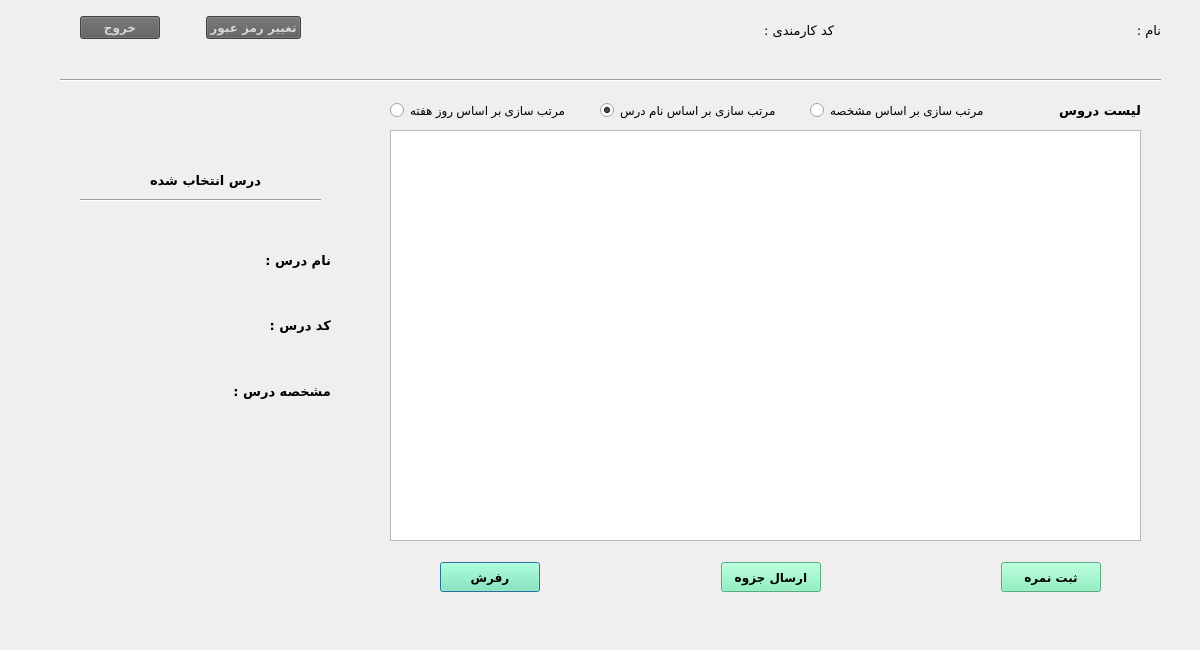
<?xml version="1.0" encoding="UTF-8"?>
<ui version="4.0">
 <class>TeacherMainDialog</class>
 <widget class="QDialog" name="TeacherMainDialog">
  <property name="geometry">
   <rect>
    <x>0</x>
    <y>0</y>
    <width>1200</width>
    <height>650</height>
   </rect>
  </property>
  <property name="windowTitle">
   <string>صفحه اصلی استاد</string>
  </property>
  <property name="layoutDirection">
   <enum>Qt::LeftToRight</enum>
  </property>
  <widget class="QWidget" name="layoutWidget">
   <property name="geometry">
    <rect>
     <x>440</x>
     <y>560</y>
     <width>661</width>
     <height>35</height>
    </rect>
   </property>
   <layout class="QHBoxLayout" name="horizontalLayout">
    <item>
     <widget class="QPushButton" name="pushButton_refresh">
      <property name="minimumSize">
       <size>
        <width>100</width>
        <height>30</height>
       </size>
      </property>
      <property name="font">
       <font>
        <family>B Nazanin</family>
        <pointsize>9</pointsize>
        <weight>75</weight>
        <bold>true</bold>
       </font>
      </property>
      <property name="styleSheet">
       <string notr="true">background-color:rgb(118, 240, 179)</string>
      </property>
      <property name="text">
       <string>رفرش</string>
      </property>
     </widget>
    </item>
    <item>
     <spacer name="horizontalSpacer_3">
      <property name="orientation">
       <enum>Qt::Horizontal</enum>
      </property>
      <property name="sizeHint" stdset="0">
       <size>
        <width>40</width>
        <height>20</height>
       </size>
      </property>
     </spacer>
    </item>
    <item>
     <widget class="QPushButton" name="pushButton_3">
      <property name="minimumSize">
       <size>
        <width>100</width>
        <height>30</height>
       </size>
      </property>
      <property name="font">
       <font>
        <family>B Nazanin</family>
        <pointsize>9</pointsize>
        <weight>75</weight>
        <bold>true</bold>
       </font>
      </property>
      <property name="styleSheet">
       <string notr="true">background-color:rgb(118, 240, 179)</string>
      </property>
      <property name="text">
       <string>ارسال جزوه</string>
      </property>
     </widget>
    </item>
    <item>
     <spacer name="horizontalSpacer_4">
      <property name="orientation">
       <enum>Qt::Horizontal</enum>
      </property>
      <property name="sizeHint" stdset="0">
       <size>
        <width>40</width>
        <height>20</height>
       </size>
      </property>
     </spacer>
    </item>
    <item>
     <widget class="QPushButton" name="pushButton_SetScore">
      <property name="minimumSize">
       <size>
        <width>100</width>
        <height>30</height>
       </size>
      </property>
      <property name="font">
       <font>
        <family>B Nazanin</family>
        <pointsize>9</pointsize>
        <weight>75</weight>
        <bold>true</bold>
       </font>
      </property>
      <property name="styleSheet">
       <string notr="true">background-color:rgb(118, 240, 179)</string>
      </property>
      <property name="text">
       <string>ثبت نمره</string>
      </property>
     </widget>
    </item>
   </layout>
  </widget>
  <widget class="Line" name="line">
   <property name="geometry">
    <rect>
     <x>60</x>
     <y>70</y>
     <width>1101</width>
     <height>20</height>
    </rect>
   </property>
   <property name="orientation">
    <enum>Qt::Horizontal</enum>
   </property>
  </widget>
  <widget class="QWidget" name="layoutWidget_3">
   <property name="geometry">
    <rect>
     <x>750</x>
     <y>10</y>
     <width>411</width>
     <height>40</height>
    </rect>
   </property>
   <layout class="QHBoxLayout" name="horizontalLayout_6">
    <item>
     <layout class="QHBoxLayout" name="horizontalLayout_5">
      <item>
       <widget class="QLabel" name="label_TeacherCode">
        <property name="font">
         <font>
          <family>B Roya</family>
          <pointsize>10</pointsize>
          <weight>50</weight>
          <bold>false</bold>
         </font>
        </property>
        <property name="text">
         <string/>
        </property>
       </widget>
      </item>
      <item>
       <widget class="QLabel" name="label_3">
        <property name="font">
         <font>
          <family>B Titr</family>
          <pointsize>10</pointsize>
         </font>
        </property>
        <property name="text">
         <string>کد کارمندی :</string>
        </property>
       </widget>
      </item>
     </layout>
    </item>
    <item>
     <spacer name="horizontalSpacer">
      <property name="orientation">
       <enum>Qt::Horizontal</enum>
      </property>
      <property name="sizeHint" stdset="0">
       <size>
        <width>40</width>
        <height>20</height>
       </size>
      </property>
     </spacer>
    </item>
    <item>
     <layout class="QHBoxLayout" name="horizontalLayout_4">
      <item>
       <widget class="QLabel" name="label_name">
        <property name="font">
         <font>
          <family>B Roya</family>
          <pointsize>10</pointsize>
          <weight>50</weight>
          <bold>false</bold>
         </font>
        </property>
        <property name="text">
         <string/>
        </property>
       </widget>
      </item>
      <item>
       <widget class="QLabel" name="label">
        <property name="font">
         <font>
          <family>B Titr</family>
          <pointsize>10</pointsize>
         </font>
        </property>
        <property name="text">
         <string>نام :</string>
        </property>
       </widget>
      </item>
     </layout>
    </item>
   </layout>
  </widget>
  <widget class="QLabel" name="label_7">
   <property name="geometry">
    <rect>
     <x>1020</x>
     <y>100</y>
     <width>121</width>
     <height>20</height>
    </rect>
   </property>
   <property name="font">
    <font>
     <family>B Koodak</family>
     <pointsize>10</pointsize>
     <weight>75</weight>
     <bold>true</bold>
    </font>
   </property>
   <property name="text">
    <string>لیست دروس</string>
   </property>
  </widget>
  <widget class="QWidget" name="layoutWidget_2">
   <property name="geometry">
    <rect>
     <x>80</x>
     <y>10</y>
     <width>221</width>
     <height>35</height>
    </rect>
   </property>
   <layout class="QHBoxLayout" name="horizontalLayout_2">
    <item>
     <widget class="QPushButton" name="pushButton_exit">
      <property name="font">
       <font>
        <family>B Nazanin</family>
        <pointsize>9</pointsize>
        <weight>75</weight>
        <bold>true</bold>
       </font>
      </property>
      <property name="styleSheet">
       <string notr="true">background-color: rgb(91, 91, 91);
color: rgb(214, 214, 214);</string>
      </property>
      <property name="text">
       <string>خروج</string>
      </property>
     </widget>
    </item>
    <item>
     <spacer name="horizontalSpacer_12">
      <property name="orientation">
       <enum>Qt::Horizontal</enum>
      </property>
      <property name="sizeHint" stdset="0">
       <size>
        <width>40</width>
        <height>20</height>
       </size>
      </property>
     </spacer>
    </item>
    <item>
     <widget class="QPushButton" name="pushButton_setting">
      <property name="font">
       <font>
        <family>B Nazanin</family>
        <pointsize>9</pointsize>
        <weight>75</weight>
        <bold>true</bold>
       </font>
      </property>
      <property name="styleSheet">
       <string notr="true">background-color: rgb(91, 91, 91);
color: rgb(214, 214, 214);</string>
      </property>
      <property name="text">
       <string>تغییر رمز عبور</string>
      </property>
     </widget>
    </item>
   </layout>
  </widget>
  <widget class="QTableView" name="tableView_Lesson">
   <property name="geometry">
    <rect>
     <x>390</x>
     <y>130</y>
     <width>751</width>
     <height>411</height>
    </rect>
   </property>
   <property name="layoutDirection">
    <enum>Qt::RightToLeft</enum>
   </property>
  </widget>
  <widget class="QRadioButton" name="radioButton_Day">
   <property name="geometry">
    <rect>
     <x>390</x>
     <y>100</y>
     <width>191</width>
     <height>20</height>
    </rect>
   </property>
   <property name="text">
    <string>مرتب سازی بر اساس روز هفته</string>
   </property>
  </widget>
  <widget class="QRadioButton" name="radioButton_Title">
   <property name="geometry">
    <rect>
     <x>600</x>
     <y>100</y>
     <width>191</width>
     <height>20</height>
    </rect>
   </property>
   <property name="text">
    <string>مرتب سازی بر اساس نام درس</string>
   </property>
   <property name="checked">
    <bool>true</bool>
   </property>
  </widget>
  <widget class="QRadioButton" name="radioButton_Day_2">
   <property name="geometry">
    <rect>
     <x>810</x>
     <y>100</y>
     <width>191</width>
     <height>20</height>
    </rect>
   </property>
   <property name="text">
    <string>مرتب سازی بر اساس مشخصه</string>
   </property>
  </widget>
  <widget class="QLabel" name="label_8">
   <property name="geometry">
    <rect>
     <x>140</x>
     <y>170</y>
     <width>121</width>
     <height>20</height>
    </rect>
   </property>
   <property name="font">
    <font>
     <family>B Koodak</family>
     <pointsize>10</pointsize>
     <weight>75</weight>
     <bold>true</bold>
    </font>
   </property>
   <property name="text">
    <string>درس انتخاب شده </string>
   </property>
  </widget>
  <widget class="Line" name="line_2">
   <property name="geometry">
    <rect>
     <x>80</x>
     <y>190</y>
     <width>241</width>
     <height>20</height>
    </rect>
   </property>
   <property name="orientation">
    <enum>Qt::Horizontal</enum>
   </property>
  </widget>
  <widget class="QWidget" name="">
   <property name="geometry">
    <rect>
     <x>70</x>
     <y>230</y>
     <width>261</width>
     <height>191</height>
    </rect>
   </property>
   <layout class="QVBoxLayout" name="verticalLayout">
    <item>
     <layout class="QHBoxLayout" name="horizontalLayout_3">
      <item>
       <widget class="QLabel" name="label_name_2">
        <property name="font">
         <font>
          <family>B Koodak</family>
          <pointsize>10</pointsize>
          <weight>75</weight>
          <bold>true</bold>
         </font>
        </property>
        <property name="layoutDirection">
         <enum>Qt::RightToLeft</enum>
        </property>
        <property name="text">
         <string/>
        </property>
       </widget>
      </item>
      <item>
       <spacer name="horizontalSpacer_2">
        <property name="orientation">
         <enum>Qt::Horizontal</enum>
        </property>
        <property name="sizeType">
         <enum>QSizePolicy::Minimum</enum>
        </property>
        <property name="sizeHint" stdset="0">
         <size>
          <width>40</width>
          <height>20</height>
         </size>
        </property>
       </spacer>
      </item>
      <item>
       <widget class="QLabel" name="label_2">
        <property name="font">
         <font>
          <family>B Koodak</family>
          <pointsize>10</pointsize>
          <weight>75</weight>
          <bold>true</bold>
         </font>
        </property>
        <property name="text">
         <string>نام درس :</string>
        </property>
       </widget>
      </item>
     </layout>
    </item>
    <item>
     <layout class="QHBoxLayout" name="horizontalLayout_7">
      <item>
       <spacer name="horizontalSpacer_7">
        <property name="orientation">
         <enum>Qt::Horizontal</enum>
        </property>
        <property name="sizeType">
         <enum>QSizePolicy::Fixed</enum>
        </property>
        <property name="sizeHint" stdset="0">
         <size>
          <width>45</width>
          <height>20</height>
         </size>
        </property>
       </spacer>
      </item>
      <item>
       <widget class="QLabel" name="label_code">
        <property name="font">
         <font>
          <family>B Koodak</family>
          <pointsize>10</pointsize>
          <weight>75</weight>
          <bold>true</bold>
         </font>
        </property>
        <property name="layoutDirection">
         <enum>Qt::RightToLeft</enum>
        </property>
        <property name="text">
         <string/>
        </property>
       </widget>
      </item>
      <item>
       <spacer name="horizontalSpacer_5">
        <property name="orientation">
         <enum>Qt::Horizontal</enum>
        </property>
        <property name="sizeType">
         <enum>QSizePolicy::Minimum</enum>
        </property>
        <property name="sizeHint" stdset="0">
         <size>
          <width>40</width>
          <height>20</height>
         </size>
        </property>
       </spacer>
      </item>
      <item>
       <widget class="QLabel" name="label_12">
        <property name="font">
         <font>
          <family>B Koodak</family>
          <pointsize>10</pointsize>
          <weight>75</weight>
          <bold>true</bold>
         </font>
        </property>
        <property name="text">
         <string>کد درس :</string>
        </property>
       </widget>
      </item>
     </layout>
    </item>
    <item>
     <layout class="QHBoxLayout" name="horizontalLayout_8">
      <item>
       <spacer name="horizontalSpacer_8">
        <property name="orientation">
         <enum>Qt::Horizontal</enum>
        </property>
        <property name="sizeType">
         <enum>QSizePolicy::Fixed</enum>
        </property>
        <property name="sizeHint" stdset="0">
         <size>
          <width>50</width>
          <height>20</height>
         </size>
        </property>
       </spacer>
      </item>
      <item>
       <widget class="QLabel" name="label_ID">
        <property name="font">
         <font>
          <family>B Koodak</family>
          <pointsize>10</pointsize>
          <weight>75</weight>
          <bold>true</bold>
         </font>
        </property>
        <property name="layoutDirection">
         <enum>Qt::RightToLeft</enum>
        </property>
        <property name="text">
         <string/>
        </property>
       </widget>
      </item>
      <item>
       <spacer name="horizontalSpacer_6">
        <property name="orientation">
         <enum>Qt::Horizontal</enum>
        </property>
        <property name="sizeType">
         <enum>QSizePolicy::Minimum</enum>
        </property>
        <property name="sizeHint" stdset="0">
         <size>
          <width>40</width>
          <height>20</height>
         </size>
        </property>
       </spacer>
      </item>
      <item>
       <widget class="QLabel" name="label_14">
        <property name="font">
         <font>
          <family>B Koodak</family>
          <pointsize>10</pointsize>
          <weight>75</weight>
          <bold>true</bold>
         </font>
        </property>
        <property name="text">
         <string>مشخصه درس :</string>
        </property>
       </widget>
      </item>
     </layout>
    </item>
   </layout>
  </widget>
 </widget>
 <resources/>
 <connections/>
</ui>
